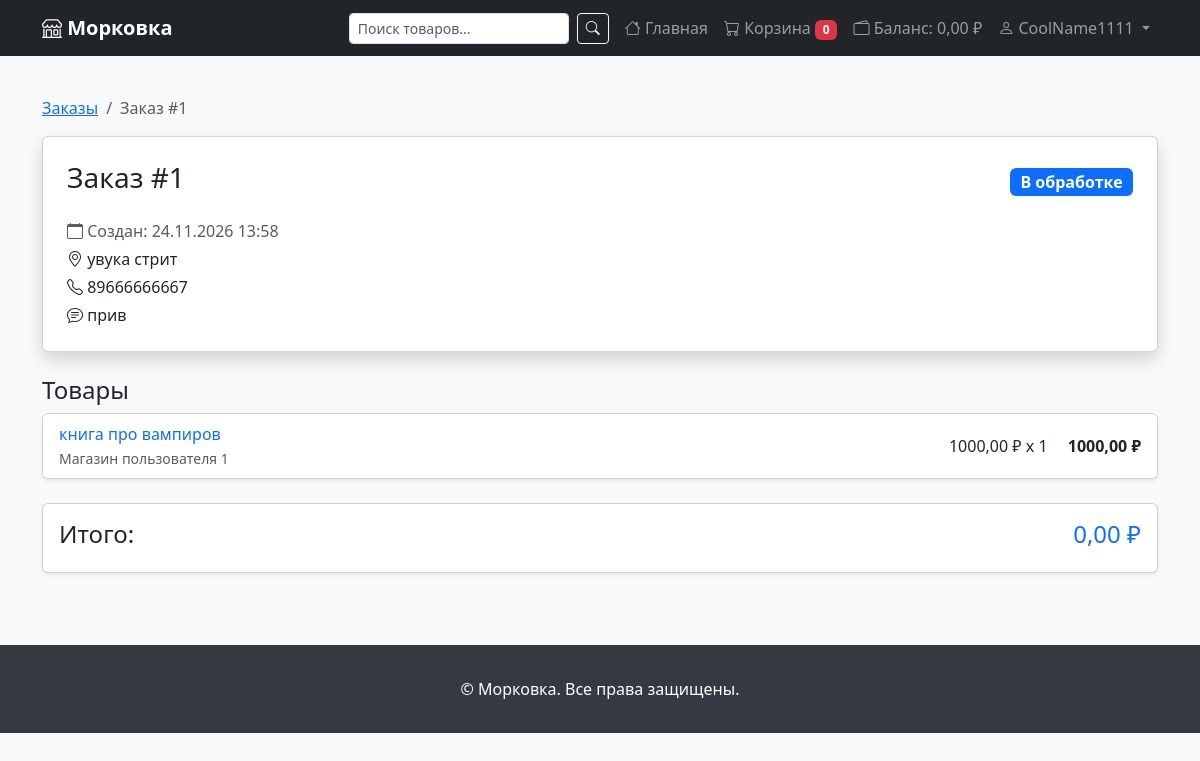
Screenshot of /orders/1/ (signed in) with the database file from the repository.
### marketplace_project/users/models.py (models this page shows, shortened)
class CustomUser(AbstractUser):
    ROLE_CHOICES = (
        ('buyer', 'Покупатель'),
        ('seller', 'Продавец'),
    )
    role = models.CharField(
        max_length=10,
        choices=ROLE_CHOICES,
        default='buyer',
    )
    phone = models.CharField(max_length=20, blank=True, verbose_name='Телефон')
    address = models.TextField(blank=True, verbose_name='Адрес')
    avatar = models.ImageField(
        upload_to='avatars/',
        blank=True,
        null=True,
        verbose_name='Аватар',
    )
    balance = models.DecimalField(
        max_digits=10,
        decimal_places=2,
        default=0,
        verbose_name='Баланс',
    )
    created_at = models.DateTimeField(auto_now_add=True)
    updated_at = models.DateTimeField(auto_now=True)
    class Meta:
        verbose_name = 'Пользователь'
        verbose_name_plural = 'Пользователи'
    @property
    def is_seller(self):
        return self.role == 'seller'

class Vendor(models.Model):
    STATUS_CHOICES = (
        ('pending', 'На модерации'),
        ('active', 'Активен'),
        ('rejected', 'Отклонено'),
        ('suspended', 'Приостановлен'),
    )
    owner = models.OneToOneField(
        CustomUser,
        on_delete=models.CASCADE,
        related_name='vendor',
        limit_choices_to={'role': 'seller'},
    )
    name = models.CharField(max_length=200, verbose_name='Название магазина')
    slug = models.SlugField(max_length=200, unique=True, blank=True)
    description = models.TextField(blank=True, verbose_name='Описание')
    logo = models.ImageField(upload_to='vendors/', blank=True, null=True)
    email = models.EmailField(blank=True, verbose_name='Контактный email')
    phone = models.CharField(max_length=20, blank=True, verbose_name='Телефон')
    address = models.TextField(blank=True, verbose_name='Адрес магазина')
    status = models.CharField(
        max_length=10,
        choices=STATUS_CHOICES,
        default='pending',
    )
    rating = models.DecimalField(
        max_digits=3,
        decimal_places=2,
        default=0,
        verbose_name='Рейтинг',
    )
    created_at = models.DateTimeField(auto_now_add=True)
    updated_at = models.DateTimeField(auto_now=True)
    class Meta:
        verbose_name = 'Магазин'
        verbose_name_plural = 'Магазины'
        ordering = ['name']

### marketplace_project/orders/models.py (models this page shows, shortened)
class Order(models.Model):
    STATUS_CHOICES = (
        ('new', 'Новый'),
        ('processing', 'В обработке'),
        ('shipped', 'Отправлен'),
        ('delivered', 'Доставлен'),
        ('cancelled', 'Отменён'),
    )
    user = models.ForeignKey(
        settings.AUTH_USER_MODEL,
        on_delete=models.PROTECT,
        related_name='orders',
        verbose_name='Покупатель',
    )
    status = models.CharField(
        max_length=20,
        choices=STATUS_CHOICES,
        default='new',
        verbose_name='Статус',
    )
    total_price = models.DecimalField(
        max_digits=10,
        decimal_places=2,
        default=0,
        verbose_name='Общая сумма',
    )
    shipping_address = models.TextField(verbose_name='Адрес доставки')
    shipping_phone = models.CharField(
        max_length=20,
        blank=True,
        verbose_name='Телефон для связи',
    )
    comment = models.TextField(
        blank=True,
        default='',
        verbose_name='Комментарий к заказу',
    )
    created_at = models.DateTimeField(auto_now_add=True)
    updated_at = models.DateTimeField(auto_now=True)
    class Meta:
        verbose_name = 'Заказ'
        verbose_name_plural = 'Заказы'
        ordering = ['-created_at']

class OrderItem(models.Model):
    order = models.ForeignKey(
        Order,
        on_delete=models.PROTECT,
        related_name='items',
        verbose_name='Заказ',
    )
    product = models.ForeignKey(
        'products.Product',
        on_delete=models.PROTECT,
        related_name='order_items',
        verbose_name='Товар',
    )
    vendor = models.ForeignKey(
        'users.Vendor',
        on_delete=models.PROTECT,
        verbose_name='Продавец',
    )
    quantity = models.PositiveIntegerField(verbose_name='Количество')
    price = models.DecimalField(
        max_digits=10,
        decimal_places=2,
        verbose_name='Цена за единицу',
    )
    class Meta:
        verbose_name = 'Позиция заказа'
        verbose_name_plural = 'Позиции заказа'
    @property
    def total(self):
        return self.price * self.quantity

### marketplace_project/products/models.py (models this page shows, shortened)
class Product(models.Model):
    name = models.CharField(max_length=200, verbose_name='Название')
    slug = models.SlugField(max_length=200, unique=True, blank=True)
    description = models.TextField(blank=True, verbose_name='Описание')
    price = models.DecimalField(
        max_digits=10,
        decimal_places=2,
        verbose_name='Цена',
    )
    stock = models.PositiveIntegerField(
        default=0,
        verbose_name='Остаток на складе',
    )
    image = models.ImageField(
        upload_to='products/',
        blank=True,
        null=True,
        verbose_name='Изображение',
    )
    is_active = models.BooleanField(default=True, verbose_name='Активен')
    created_at = models.DateTimeField(auto_now_add=True)
    updated_at = models.DateTimeField(auto_now=True)
    vendor = models.ForeignKey(
        'users.Vendor',
        on_delete=models.CASCADE,
        related_name='products',
        verbose_name='Продавец',
    )
    category = models.ForeignKey(
        Category,
        on_delete=models.SET_NULL,
        null=True,
        blank=True,
        related_name='products',
        verbose_name='Категория',
    )
    class Meta:
        verbose_name = 'Товар'
        verbose_name_plural = 'Товары'
        ordering = ['-created_at']
        indexes = [
            models.Index(fields=['slug']),
            models.Index(fields=['-created_at']),
            models.Index(fields=['is_active', '-created_at']),
        ]
    def get_absolute_url(self):
        return reverse('store:product_detail', kwargs={'slug': self.slug})

### marketplace_project/orders/views.py (the view)
# urls.py: path('<int:pk>/', views.order_detail, name='order_detail'),
@login_required
def order_detail(request, pk):
    from users.models import Vendor
    order = get_object_or_404(
        Order.objects.select_related('user').prefetch_related(
            'items__product',
            'items__vendor',
        ),
        pk=pk,
    )
    if request.user != order.user and not Vendor.objects.filter(owner=request.user).exists():
        from django.http import Http404
        raise Http404("Заказ не найден")
    return render(request, 'orders/order_detail.html', {'order': order})

### templates/orders/order_detail.html (shortened to what this page needs)
{% extends 'base.html' %}
{% block content %}
<nav aria-label="breadcrumb">
    <ol class="breadcrumb">
        <li class="breadcrumb-item"><a href="{% url 'orders:order_list' %}">Заказы</a></li>
        <li class="breadcrumb-item active">Заказ #{{ order.id }}</li>
    </ol>
</nav>
<div class="card shadow mb-4">
    <div class="card-body p-4">
        <div class="d-flex justify-content-between align-items-center mb-3">
            <h3>Заказ #{{ order.id }}</h3>
            <span class="badge bg-primary fs-6">{{ order.get_status_display }}</span>
        </div>
        <p class="text-muted mb-1">
            <i class="bi bi-calendar"></i> Создан: {{ order.created_at|date:"d.m.Y H:i" }}
        </p>
        <p class="mb-1">
            <i class="bi bi-geo-alt"></i> {{ order.shipping_address }}
        </p>
        {% if order.shipping_phone %}
        <p class="mb-1">
            <i class="bi bi-telephone"></i> {{ order.shipping_phone }}
        </p>
        {% endif %}
        {% if order.comment %}
        <p class="mb-0">
            <i class="bi bi-chat-text"></i> {{ order.comment }}
        </p>
        {% endif %}
    </div>
</div>
<h4>Товары</h4>
<div class="card shadow-sm mb-4">
    <div class="list-group list-group-flush">
        {% for item in order.items.all %}
        <div class="list-group-item d-flex justify-content-between align-items-center">
            <div>
                <a href="{{ item.product.get_absolute_url }}" class="text-decoration-none">
                    {{ item.product.name }}
                </a>
                <br>
                <small class="text-muted">{{ item.vendor.name }}</small>
            </div>
            <div class="text-end">
                <span class="me-3">{{ item.price }} ₽ x {{ item.quantity }}</span>
                <strong>{{ item.total }} ₽</strong>
            </div>
        </div>
        {% endfor %}
    </div>
</div>
<div class="card shadow-sm">
    <div class="card-body">
        <div class="d-flex justify-content-between">
            <h4>Итого:</h4>
            <h4 class="text-primary">{{ order.total_price }} ₽</h4>
        </div>
    </div>
</div>
{% endblock %}

### templates/base.html (shortened to what this page needs)
<!DOCTYPE html>
<html lang="ru">
<head>
    <link href="https://cdn.jsdelivr.net/npm/bootstrap@5.3.3/dist/css/bootstrap.min.css" rel="stylesheet">
    <link href="https://cdn.jsdelivr.net/npm/bootstrap-icons@1.11.3/font/bootstrap-icons.min.css" rel="stylesheet">
</head>
<body>
    <nav class="navbar navbar-expand-lg navbar-dark bg-dark">
        <div class="container">
            <a class="navbar-brand" href="{% url 'store:home' %}">
                <i class="bi bi-shop"></i> Морковка
            </a>
            <div class="collapse navbar-collapse" id="navbarMain">
                <form class="d-flex ms-auto me-2" action="{% url 'store:search' %}" method="GET">
                    <input class="form-control form-control-sm me-2" type="search" name="q"
                           placeholder="Поиск товаров..." value="{{ request.GET.q|default:'' }}">
                    <button class="btn btn-outline-light btn-sm" type="submit">
                        <i class="bi bi-search"></i>
                    </button>
                </form>
                <ul class="navbar-nav">
                    <li class="nav-item">
                        <a class="nav-link" href="{% url 'store:home' %}">
                            <i class="bi bi-house"></i> Главная
                        </a>
                    </li>
                    <li class="nav-item">
                        <a class="nav-link" href="{% url 'cart:summary' %}">
                            <i class="bi bi-cart"></i> Корзина
                            {% if request.session.session_key %}
                            <span class="badge bg-danger" id="cart-count">{{ cart.total_items|default:0 }}</span>
                            {% endif %}
                        </a>
                    </li>
                    {% if user.is_authenticated %}
                    <li class="nav-item">
                        <a class="nav-link" href="{% url 'payments:topup' %}">
                            <i class="bi bi-wallet2"></i> Баланс: {{ user.balance|floatformat:2 }} ₽
                        </a>
                    </li>
                        <li class="nav-item dropdown">
                            <a class="nav-link dropdown-toggle" href="#" data-bs-toggle="dropdown">
                                <i class="bi bi-person"></i> {{ user.get_username }}
                            </a>
                        </li>
                    {% endif %}
                </ul>
            </div>
        </div>
    </nav>
    <main class="container py-4">
        {% block content %}{% endblock %}
    </main>
    <footer class="footer">
        <div class="container text-center">
            <p class="mb-0">&copy; Морковка. Все права защищены.</p>
        </div>
    </footer>
</body>
</html>

### templates/base.html (style rules this page uses)
body { background-color: #f8f9fa; }
.navbar-brand { font-weight: bold; }
.footer { background: #343a40; color: white; padding: 2rem 0; margin-top: 3rem; }

### rows the page displays
CustomUser: balance "0,00", get_username "CoolName1111"
Order: id "1", status "В обработке", created_at "24.11.2026 13:58", shipping_address "увука стрит", shipping_phone "89666666667", comment "прив", total_price "0,00"
OrderItem: product.name "книга про вампиров", vendor.name "Магазин пользователя 1", price "1000,00", quantity "1", total "1000,00"

### other values shown
{{ cart.total_items|default:0 }} "0"
